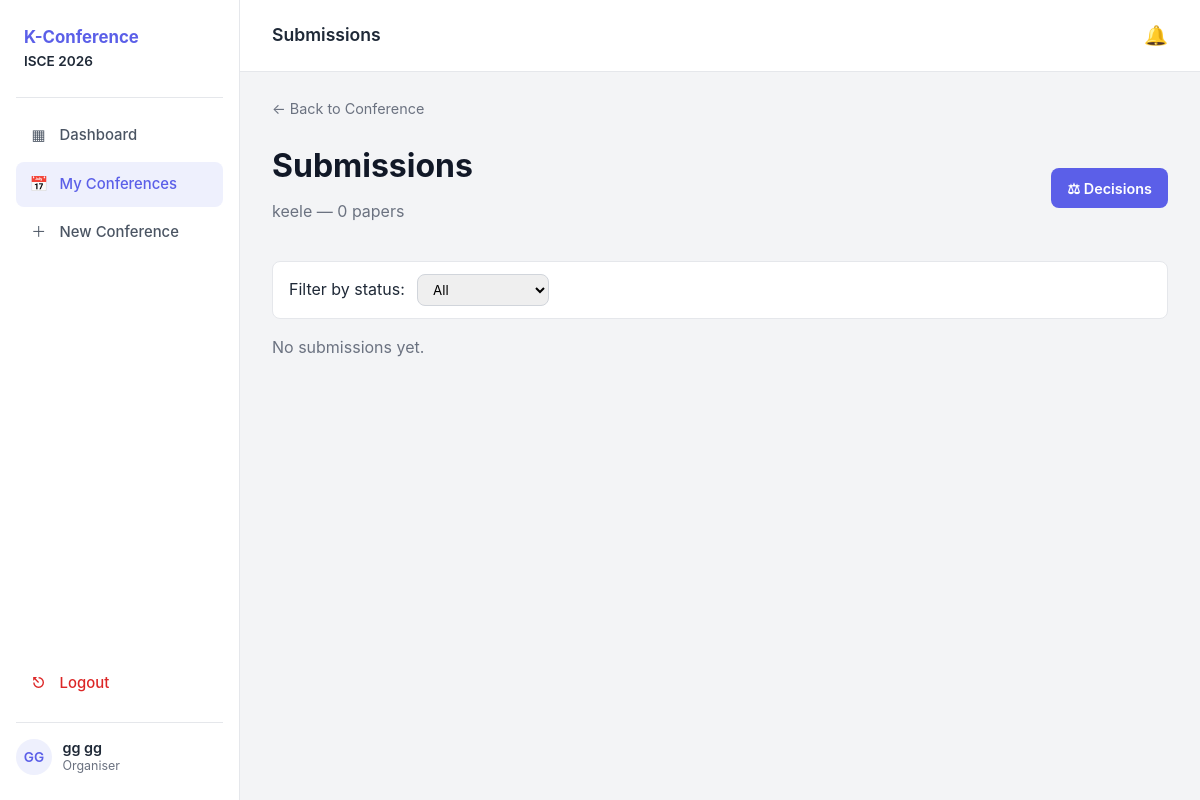
Page /submissions/conference/3/all/ (signed in) on the earlier database version.
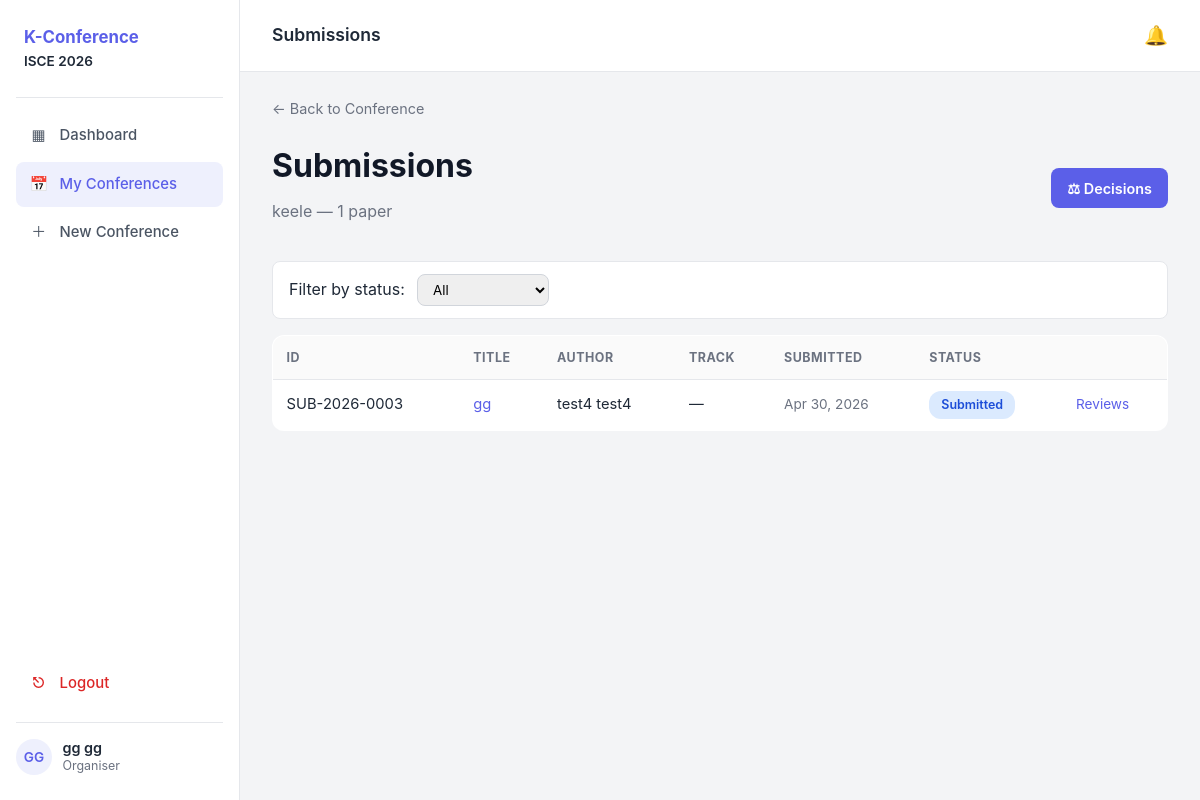
Same page on the later database version.
### submissions/models.py (models this page shows, shortened)
class Submission(models.Model):
    STATUS_DRAFT = 'draft'
    STATUS_SUBMITTED = 'submitted'
    STATUS_UNDER_REVIEW = 'under_review'
    STATUS_ACCEPTED = 'accepted'
    STATUS_REJECTED = 'rejected'
    STATUS_WITHDRAWN = 'withdrawn'
    STATUS_CHOICES = [
        (STATUS_DRAFT,        'Draft'),
        (STATUS_SUBMITTED,    'Submitted'),
        (STATUS_UNDER_REVIEW, 'Under Review'),
        (STATUS_ACCEPTED,     'Accepted'),
        (STATUS_REJECTED,     'Rejected'),
        (STATUS_WITHDRAWN,    'Withdrawn'),
    ]
    conference = models.ForeignKey(
        Conference, on_delete=models.CASCADE, related_name='submissions',
    )
    track = models.ForeignKey(
        Track, on_delete=models.SET_NULL, null=True, blank=True,
        related_name='submissions',
    )
    author = models.ForeignKey(
        User, on_delete=models.CASCADE, related_name='submissions',
    )
    title = models.CharField(max_length=300)
    abstract = models.TextField(
        help_text='Short summary of the paper (max 300 words recommended).',
    )
    keywords = models.CharField(
        max_length=300, blank=True,
        help_text='Comma-separated. e.g. "machine learning, healthcare, privacy".',
    )
    co_authors = models.TextField(
        blank=True,
        help_text='One per line: full name, email, affiliation.',
    )
    status = models.CharField(
        max_length=20, choices=STATUS_CHOICES, default=STATUS_DRAFT,
    )
    submission_id_code = models.CharField(
        max_length=30, blank=True,
        help_text='Public ID shown to authors and reviewers, e.g. SUB-2026-0042.',
    )
    submitted_at = models.DateTimeField(null=True, blank=True)
    decision_at = models.DateTimeField(null=True, blank=True)
    decision_notes = models.TextField(blank=True)
    created_at = models.DateTimeField(auto_now_add=True)
    updated_at = models.DateTimeField(auto_now=True)
    class Meta:
        ordering = ['-created_at']

### submissions/views.py (the view)
@login_required
def organiser_submission_list(request, conference_pk):
    conference = get_object_or_404(Conference, pk=conference_pk)
    if request.user != conference.organiser and not request.user.is_staff:
        return HttpResponseForbidden()
    status_filter = request.GET.get('status', '')
    submissions = conference.submissions.select_related('author', 'track')
    if status_filter:
        submissions = submissions.filter(status=status_filter)
    return render(request, 'submissions/organiser_list.html', {
        'conference': conference,
        'submissions': submissions,
        'status_filter': status_filter,
        'status_choices': Submission.STATUS_CHOICES,
    })

### submissions/templates/submissions/organiser_list.html (shortened to what this page needs)
{% extends 'app_base.html' %}
{% block topbar_title %}Submissions{% endblock %}
{% block sidebar_nav %}
    {% include 'partials/sidebar_organiser.html' with active='conferences' %}
{% endblock %}
{% block content %}
<a href="{% url 'conference:detail' conference.pk %}" class="back-link">← Back to Conference</a>
<section class="page-head" style="margin-top: 0.5rem;">
    <div>
        <h1>Submissions</h1>
        <p class="muted">{{ conference.name }} — {{ submissions.count }} paper{{ submissions.count|pluralize }}</p>
    </div>
    <div class="page-actions">
        <a href="{% url 'submissions:decisions_dashboard' conference.pk %}" class="btn-primary inline">⚖ Decisions</a>
    </div>
</section>
<form method="get" class="filter-bar">
    <label>Filter by status:</label>
    <select name="status" onchange="this.form.submit()">
        <option value="">All</option>
    </select>
</form>
{% if submissions %}
    <table class="data-table panel">
       <thead>
            <tr>
                <th>ID</th><th>Title</th><th>Author</th><th>Track</th>
                <th>Submitted</th><th>Status</th><th></th>
            </tr>
        </thead>
       <tbody>
        {% for s in submissions %}
            <tr>
                <td>{{ s.submission_id_code }}</td>
                <td><a href="{% url 'submissions:detail' s.pk %}">{{ s.title|truncatechars:50 }}</a></td>
                <td>{{ s.author.get_full_name|default:s.author.username }}</td>
                <td>{{ s.track.name|default:"—" }}</td>
                <td class="muted small">{{ s.submitted_at|date:"M j, Y"|default:"—" }}</td>
                <td><span class="status-pill status-{{ s.status }}">{{ s.get_status_display }}</span></td>
                <td>
                    <a href="{% url 'reviews:submission_reviews' s.pk %}" class="link-mini">Reviews</a>
                </td>
            </tr>
        {% endfor %}
        </tbody>
    </table>
{% else %}
    <p class="muted">No submissions yet.</p>
{% endif %}
{% endblock %}

Differences in the rows shown:
added Submission: submission_id_code "SUB-2026-0003", title "gg", author.get_full_name "test4 test4", track.name "—", submitted_at "Apr 30, 2026", status "Submitted"
Other differences:
{{ submissions.count }}: "0" → "1"
text no longer shown: "No submissions yet."
text now shown: "ID TITLE AUTHOR TRACK SUBMITTED STATUS"
